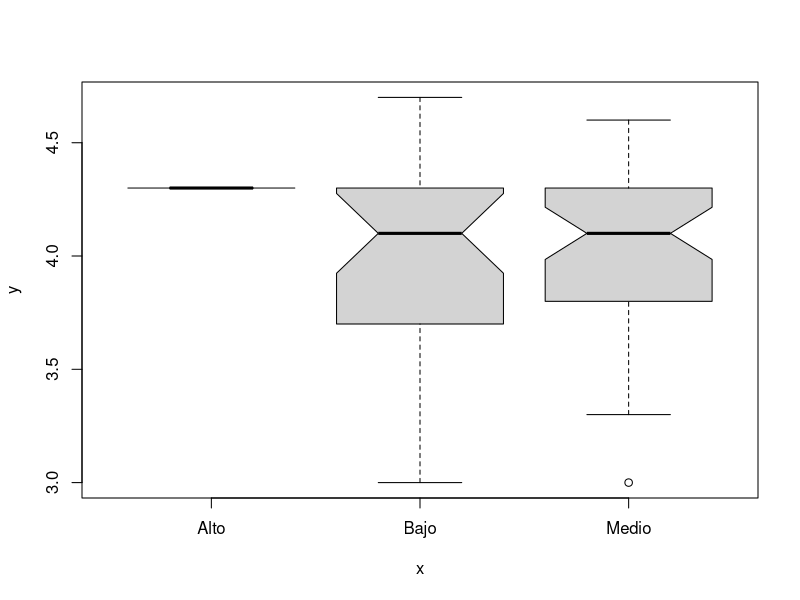

Write R code to recreate this figure. (Note: this script raises an error after producing the figure.)
## ---- chunk 1
knitr::opts_chunk$set(
	echo = FALSE,
	message = FALSE,
	warning = FALSE)
## ---- chunk 2
## Paquetes usados en el análisis.
library(tidyverse)
## ---- chunk 3
## Lectura de una base de datos tipo ".csv"
encuesta <- read.csv("encuesta1.csv")
## ---- chunk 4
## Vista de la estructura general de la BD.
glimpse(encuesta)
## ---- chunk 5
summary(encuesta)
## ---- chunk 6
## Convertimos la variable Enviado.el. a tipo POSIXct (DATE TIME)
encuesta <- encuesta %>% 
  mutate(Enviado.el. = as.POSIXct(strptime(Enviado.el., format = "%d/%m/%Y %H:%M:%S")))


## Convertimos la variable Q02_FechaNac a tipo DATE
encuesta <- encuesta %>% 
  mutate(Q02_FechaNac = as.Date(as.character(Q02_FechaNac), "%Y-%m-%d"))

## Convertimos la variable Q07_FechaSaber11 a tipo DATE
encuesta <- encuesta %>% 
  mutate(Q07_FechaSaber11 = as.Date(as.character(Q07_FechaSaber11),"%Y-%m-%d"))
## ---- chunk 7
encuesta <- encuesta %>% mutate_if(is.character, as.factor)
## ---- chunk 8
estrato_etiquetado <- encuesta$Q10_Estrato
estrato_etiquetado = factor(estrato_etiquetado,
                            levels = levels(estrato_etiquetado),
                            labels = c("Bajo","Bajo","Medio","Medio","Alto",NA),
                            ordered = F)
## ---- chunk 9
encuesta <- encuesta %>% 
  mutate(Q10_Estrato = as.character(encuesta$Q10_Estrato))

encuesta$Q10_Estrato[(encuesta$Q10_Estrato ==	 "2 : 1" |  encuesta$Q10_Estrato == "3 : 2")] <- "Bajo"

encuesta$Q10_Estrato[(encuesta$Q10_Estrato ==	 "4 : 3" |  encuesta$Q10_Estrato == "5 : 4")] <- "Medio"

encuesta$Q10_Estrato[(encuesta$Q10_Estrato ==	 "6 : 5"  )] <- "Alto"

encuesta$Q10_Estrato[(encuesta$Q10_Estrato ==	 "8 : No se conoce"  )] <- NA
encuesta <- encuesta %>% 
  mutate(Q10_Estrato = as.factor(encuesta$Q10_Estrato))

## ---- chunk 10
encuesta$Q08_PAPA[encuesta$Q08_PAPA == 45 & !is.na(encuesta$Q08_PAPA)] <- 4.5
## ---- chunk 11
saber11 <- vector("integer", length(encuesta$Q05_Saber11))
for(i in seq_along(encuesta$Q07_FechaSaber11)){
  valor<-0
  if(!is.na(encuesta$Q05_Saber11[[i]]) & encuesta$Q07_FechaSaber11[[i]] < as.Date("2000-01-01")) {
    valor <- (5*(encuesta$Q05_Saber11[[i]]-100))/3
    if(valor >= 0 & valor <= 500){
      saber11[[i]] <- round(valor,0)
    } else {
      saber11[[i]] <- encuesta$Q05_Saber11[[i]]
    }
  } else if(!is.na(encuesta$Q05_Saber11[[i]]) & encuesta$Q07_FechaSaber11[[i]] >= as.Date("2000-01-01") &
        encuesta$Q07_FechaSaber11[[i]] < as.Date("2012-01-01")){
            valor <- encuesta$Q05_Saber11[[i]]*5
            if(valor >= 0 & valor <= 500){
              saber11[[i]] <- valor
            } else {
              saber11[[i]] <- encuesta$Q05_Saber11[[i]]
            }
  } else if(!is.na(encuesta$Q05_Saber11[[i]]) & encuesta$Q07_FechaSaber11[[i]] >= as.Date("2012-01-01")){
            saber11[[i]] <- encuesta$Q05_Saber11[[i]]
  } else{
      saber11[[i]] <- encuesta$Q05_Saber11[[i]]
  }
}
## ---- chunk 12
# Cálculo de la edad
edad <- as.numeric(as.Date("2021-06-30") - encuesta$Q02_FechaNac)/365.25
## ---- chunk 13
## Creamos la variable area que contiene la variable Q24_area etiquetada como "Correcto/Incorrecto"  
area <- encuesta$Q24_area
area = factor(area, 
              levels = levels(area),
              labels = c("Incorrecto","Incorrecto","Incorrecto","Correcto","Incorrecto","Incorrecto"),
              ordered = F)

## ---- chunk 14
## Creamos la variable divisor que contiene la variable Q26_Divisor etiquetada como "Correcto/Incorrecto".
divisor = if_else(encuesta$Q26_Divisor..f.es.divisor.de.g.2.==1 & encuesta$Q26_Divisor..f.es.divisor.de.gh.==1 & encuesta$Q26_Divisor..f.es.divisor.de.h.g==1, "Correcto", "Incorrecto")
divisor

## ---- chunk 15
glimpse(encuesta)
## ---- chunk 16
summary(encuesta)

## ---- chunk 17
# t_gen <- table(encuesta$Q01_Genero)
# t_gen
# ```
# ```{r}
# t_gen_p <- t_gen / sum(t_gen) * 100
# t_gen_p
## ---- chunk 18
# bp1 <- barplot(t_gen_p, las = 1, ylim = c(0, 100), col = "lightgreen")
# text(bp1, t_gen_p + 10, paste(round(t_gen_p, 1), "%"))
## ---- chunk 19
# m_gen_p <- as.matrix(t_gen_p)
# bp2 <- barplot(m_gen_p, beside = FALSE, xlim = c(0, 4),
#                ylim = c(0, 110),
#                col = c("blue", "red", "green3"))
# text(1.3, cumsum(m_gen_p) - m_gen_p/2, 
#      paste(rownames(m_gen_p), round((m_gen_p), 1), "%"),
#      adj = 0)
## ---- chunk 20
# pie(t_gen_p, labels = paste(names(t_gen_p), round(t_gen_p, 1), "%"),
#     col = c("blue", "red", "green3"))
## ---- chunk 21
# summary(encuesta$Edad)
## ---- chunk 22
##hist(encuesta$Edad)
## ---- chunk 23
##hist(encuesta$Edad, nclass = 20)
## ---- chunk 24
# paramAnt <- par(no.readonly = TRUE)
# hist(encuesta$Edad, freq = FALSE, nclass = 20, col = "#a0c39f",
#      las = 1, 
#      main = "Distribución de la edad",
#      xlab = "Edad (años)",
#      ylab = "Densidad",
#      ylim = c(0, 0.20),
#      xlim = c(15, 40))
# lines(density(encuesta$Edad), col = "orange", lwd = 3)
# rug(encuesta$Edad)
# par(paramAnt)
## ---- chunk 25
# promedioEdad <- mean(encuesta$Edad)
# medianaEdad <- median(encuesta$Edad)
# desv_Est_Edad <- sd(encuesta$Edad)
# 
# boxplot(encuesta$Edad, horizontal = TRUE,
#         main = "Boxplot para edad", 
#         col = "lightblue",
#         pch = 19, notch = TRUE)
# points(promedioEdad, 
#        1, 
#        pch = 19, 
#        col = c("red", "purple"))
# legend("topright", 
#        title = "Convención",
#        legend = c("Promedio", "Error estandard"), 
#        col = "red", 
#        pch = c(19, NA),
#        lty = c(NA, 1))
# arrows(promedioEdad -  desv_Est_Edad / sqrt(nrow(encuesta)), 1,
#          promedioEdad + desv_Est_Edad / sqrt(nrow(encuesta)), 1,
#          angle = 90,
#          length = 0.1, 
#          code = 3,
#          col = "red")
## ---- chunk 26
with(encuesta, plot(Q10_Estrato, Q08_PAPA, notch = TRUE))
## ---- chunk 27
encuesta_Estrato1 <- encuesta %>% 
  filter(Q10_Estrato == "2 : 1")
dotchart(encuesta_Estrato1$Q08_PAPA)
summary(encuesta_Estrato1$Q08_PAPA)
## ---- chunk 28
with(encuesta, plot(Q01_Genero, Q08_PAPA, notch = TRUE))
## ---- chunk 29
# with(encuesta, scatter.smooth(tiempo_usado, Q08_PAPA))
## ---- chunk 30
# with(encuesta, plot(Q27_PorcentDivisor))
# lines(1:nrow(encuesta), rep(pt_p2[3], nrow(encuesta)), 
#       col = "red")
## ---- chunk 31
# enc_acert_p2 <- encuesta %>% 
#   filter(puntaje_pregunta2 == 3)
# enc_no_acert_p2 <- encuesta %>% 
#   filter(puntaje_pregunta2 != 3)
# op <- par(no.readonly = TRUE)
# par(mfrow = c(1, 2))
# prom_Q27 <- mean(enc_acert_p2$Q27)
# with(enc_acert_p2, plot(Q27_PorcentDivisor, ylim = c(0, 100)))
# lines(1:nrow(enc_acert_p2), rep(prom_Q27, nrow(enc_acert_p2)), 
#       col = "red")
# prom_Q27_na <- mean(enc_no_acert_p2$Q27, na.rm = TRUE, ylim = c(0, 100))
# with(enc_no_acert_p2, plot(Q27_PorcentDivisor))
# lines(1:nrow(enc_no_acert_p2), rep(prom_Q27_na, nrow(enc_no_acert_p2)), 
#       col = "red")
# par(op)
## ---- chunk 32
# encuesta_sist_estad <- encuesta %>% 
#   filter(Q03_Carrera %in% c("2 : Ingeniería de sistemas e informática",
#                             "3 : Estadística")) %>% 
#   droplevels()
# 
# encuesta_sist_estad_resumen <- encuesta_sist_estad %>%
#   group_by(Q03_Carrera) %>% 
#   mutate(num_estud_carrera = n()) %>% 
#   group_by(Carrera_instala, num_estud_carrera) %>% 
#   summarise(num_estud_noNA = sum(!is.na(Q08_PAPA)),
#             prom_PAPA = mean(Q08_PAPA, na.rm = TRUE),
#             desv_PAPA = sd(Q08_PAPA, na.rm = TRUE)) %>% 
#   mutate(porcent_x_carrera = num_estud_noNA / num_estud_carrera * 100)
# encuesta_sist_estad_resumen %>% data.frame()
## ---- chunk 33
# op <- par(no.readonly = TRUE)
# par(mar = op$mar + c(15, 0, 0, 0))
# with(encuesta_sist_estad, 
#      plot(Carrera_instala, Q08_PAPA, notch = TRUE,
#           las = 2, width = sqrt(encuesta_sist_estad_resumen$porcent_x_carrera),
#           col = "lightblue",
#           main = "PAPA vs carrera e instalación de softwares R y RStudio",
#           ylab = "Promedio Académico Ponderado Acumulado",
#           xlab = "",
#           pch = 19))
# with(encuesta_sist_estad_resumen, 
#      points(Carrera_instala, prom_PAPA, 
#            col = "red", pch = 19))
# legend("topleft", legend = c("0 No instaló ni R ni RStudio",
#                              "1 Solo instaló R",
#                              "2 Solo instaló RStudio",
#                              "3 Instaló ambos"))
# legend(0.5, 3.4, legend = c("Promedio"),
#        pch = 19, col = "red")
# text(0.5, 3.1, "El ancho de las cajas es proporcional a la raíz cuadrada del porcentaje de los estudiantes en cada carrera",
#      cex = 0.8, pos = 4)
# par(op)
## ---- chunk 34
t1 <- table(encuesta$Q14_RecursosInformaticos..Wifi.propio)
## ---- chunk 35

## ---- chunk 36
# encuesta_sist_estad <- encuesta %>% 
#   filter(Q03_Carrera %in% c("2 : Ingeniería de sistemas e informática",
#                             "3 : Estadística")) %>% 
#   droplevels()
# 
# encuesta_sist_estad_resumen <- encuesta_sist_estad %>%
#   group_by(Q03_Carrera) %>% 
#   mutate(num_estud_carrera = n()) %>% 
#   group_by(Carrera_instala, num_estud_carrera) %>% 
#   summarise(num_estud_noNA = sum(!is.na(Q08_PAPA)),
#             prom_PAPA = mean(Q08_PAPA, na.rm = TRUE),
#             desv_PAPA = sd(Q08_PAPA, na.rm = TRUE)) %>% 
#   mutate(porcent_x_carrera = num_estud_noNA / num_estud_carrera * 100)
# encuesta_sist_estad_resumen %>% data.frame()
## ---- chunk 37
# op <- par(no.readonly = TRUE)
# par(mar = op$mar + c(15, 0, 0, 0))
# with(encuesta_sist_estad, 
#      plot(Carrera_instala, Q08_PAPA, notch = TRUE,
#           las = 2, width = sqrt(encuesta_sist_estad_resumen$porcent_x_carrera),
#           col = "lightblue",
#           main = "PAPA vs carrera e instalación de softwares R y RStudio",
#           ylab = "Promedio Académico Ponderado Acumulado",
#           xlab = "",
#           pch = 19))
# with(encuesta_sist_estad_resumen, 
#      points(Carrera_instala, prom_PAPA, 
#            col = "red", pch = 19))
# legend("topleft", legend = c("0 No instaló ni R ni RStudio",
#                              "1 Solo instaló R",
#                              "2 Solo instaló RStudio",
#                              "3 Instaló ambos"))
# legend(0.5, 3.4, legend = c("Promedio"),
#        pch = 19, col = "red")
# text(0.5, 3.1, "El ancho de las cajas es proporcional a la raíz cuadrada del porcentaje de los estudiantes en cada carrera",
#      cex = 0.8, pos = 4)
# par(op)
## ---- chunk 38
estratos_sin_na <- encuesta %>%
  filter(Q10_Estrato == "Alto" | Q10_Estrato == "Medio" | Q10_Estrato == "Bajo")
  

tabla_PAPA <- estratos_sin_na %>%
  group_by(Q10_Estrato) %>% 
  summarise(num_estud = sum(!is.na(Q08_PAPA)),
            prom_PAPA = mean(Q08_PAPA, na.rm = TRUE),
            desv_PAPA = sd(Q08_PAPA, na.rm = TRUE)) 
tabla_PAPA <- data.frame(tabla_PAPA)
tabla_PAPA
## ---- chunk 39

 with(encuesta, 
      plot(Q10_Estrato, Q08_PAPA, notch = TRUE,
           las = 2,
           col = "lightblue",
           main = "PAPA vs estrato",
           ylab = "Promedio Académico Ponderado Acumulado",
           xlab = "Estrato",
           pch = 19))
 with(tabla_PAPA, 
      points(Q10_Estrato, prom_PAPA, 
            col = "red", pch = 19))
